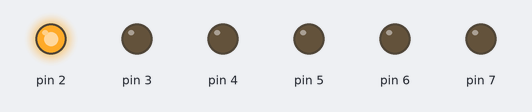
A sketch run on a simulated Arduino Uno, built with avr-gcc and run on an emulated ATmega328P. On the bench: output pins drawn as LEDs (lit = HIGH).

Above: at 0.2 s.
At 2.2 s:
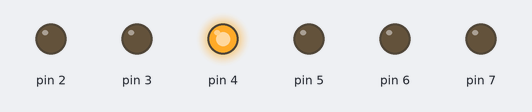
At 3.2 s:
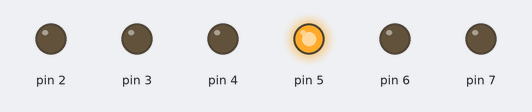
At 3.7 s:
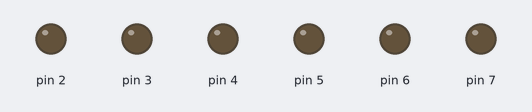
At 5.2 s:
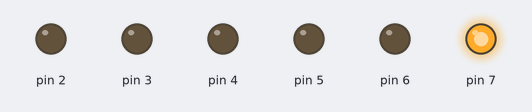
At 7.2 s:
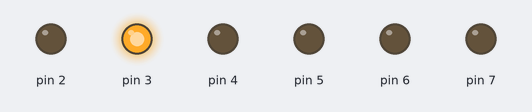
Timing chart, 0 to 7.8 s (numbered marks = the images above):
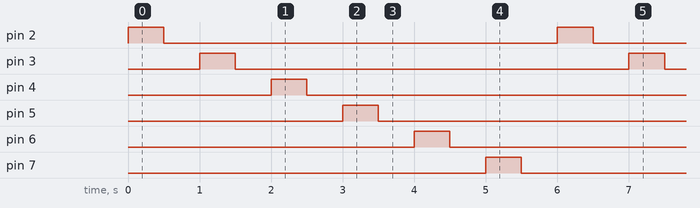

The sketch:

__LED___.ino
```cpp
void setup() {
  // put your setup code here, to run once:
  for (int i=2;i<=7;i++)   //通过循环的方式设置2-7号引脚为输出状态
  {
    pinMode (i,OUTPUT);
  }
}
void loop() {
  // put your main code here, to run repeatedly:
  for (int x=2; x<=7; x++)   //通过循环的方式依次让每个引脚的led在1秒内完成明灭
  {
    digitalWrite(x,HIGH);
    delay(500);
    digitalWrite(x,LOW);
    delay(500);
  }
}
```

Measured:
- by itself, pin 2–7: alternates HIGH for 0.50 s and LOW for 5.5 s
- by itself, everything shown: repeats every 6.0 s, in 12 steps
